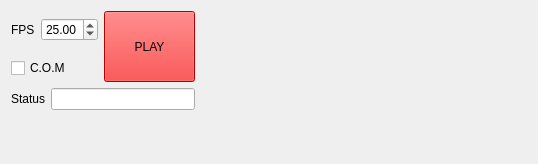
     <widget class="QWidget" name="tab_play">
      <attribute name="title">
       <string>Play</string>
      </attribute>
      <layout class="QGridLayout" name="gridLayout_13">
       <item row="0" column="0" colspan="2">
        <layout class="QHBoxLayout" name="horizontalLayout_5">
         <item>
          <widget class="QLabel" name="label_10">
           <property name="toolTip">
            <string>Frame per second</string>
           </property>
           <property name="text">
            <string>FPS</string>
           </property>
          </widget>
         </item>
         <item>
          <widget class="QDoubleSpinBox" name="fps">
           <property name="toolTip">
            <string>Frame per second</string>
           </property>
           <property name="value">
            <double>25.000000000000000</double>
           </property>
          </widget>
         </item>
        </layout>
       </item>
       <item row="0" column="2" rowspan="2">
        <widget class="QPushButton" name="play">
         <property name="sizePolicy">
          <sizepolicy hsizetype="Fixed" vsizetype="Fixed">
           <horstretch>0</horstretch>
           <verstretch>0</verstretch>
          </sizepolicy>
         </property>
         <property name="minimumSize">
          <size>
           <width>91</width>
           <height>71</height>
          </size>
         </property>
         <property name="palette">
          <palette>
           <active>
            <colorrole role="WindowText">
             <brush brushstyle="SolidPattern">
              <color alpha="255">
               <red>0</red>
               <green>0</green>
               <blue>0</blue>
              </color>
             </brush>
            </colorrole>
            <colorrole role="Button">
             <brush brushstyle="SolidPattern">
              <color alpha="255">
               <red>255</red>
               <green>0</green>
               <blue>0</blue>
              </color>
             </brush>
            </colorrole>
            <colorrole role="Light">
             <brush brushstyle="SolidPattern">
              <color alpha="255">
               <red>255</red>
               <green>127</green>
               <blue>127</blue>
              </color>
             </brush>
            </colorrole>
            <colorrole role="Midlight">
             <brush brushstyle="SolidPattern">
              <color alpha="255">
               <red>255</red>
               <green>63</green>
               <blue>63</blue>
              </color>
             </brush>
            </colorrole>
            <colorrole role="Dark">
             <brush brushstyle="SolidPattern">
              <color alpha="255">
               <red>127</red>
               <green>0</green>
               <blue>0</blue>
              </color>
             </brush>
            </colorrole>
            <colorrole role="Mid">
             <brush brushstyle="SolidPattern">
              <color alpha="255">
               <red>170</red>
               <green>0</green>
               <blue>0</blue>
              </color>
             </brush>
            </colorrole>
            <colorrole role="Text">
             <brush brushstyle="SolidPattern">
              <color alpha="255">
               <red>0</red>
               <green>0</green>
               <blue>0</blue>
              </color>
             </brush>
            </colorrole>
            <colorrole role="BrightText">
             <brush brushstyle="SolidPattern">
              <color alpha="255">
               <red>255</red>
               <green>255</green>
               <blue>255</blue>
              </color>
             </brush>
            </colorrole>
            <colorrole role="ButtonText">
             <brush brushstyle="SolidPattern">
              <color alpha="255">
               <red>0</red>
               <green>0</green>
               <blue>0</blue>
              </color>
             </brush>
            </colorrole>
            <colorrole role="Base">
             <brush brushstyle="SolidPattern">
              <color alpha="255">
               <red>255</red>
               <green>0</green>
               <blue>0</blue>
              </color>
             </brush>
            </colorrole>
            <colorrole role="Window">
             <brush brushstyle="SolidPattern">
              <color alpha="255">
               <red>255</red>
               <green>0</green>
               <blue>0</blue>
              </color>
             </brush>
            </colorrole>
            <colorrole role="Shadow">
             <brush brushstyle="SolidPattern">
              <color alpha="255">
               <red>0</red>
               <green>0</green>
               <blue>0</blue>
              </color>
             </brush>
            </colorrole>
            <colorrole role="AlternateBase">
             <brush brushstyle="SolidPattern">
              <color alpha="255">
               <red>255</red>
               <green>127</green>
               <blue>127</blue>
              </color>
             </brush>
            </colorrole>
            <colorrole role="ToolTipBase">
             <brush brushstyle="SolidPattern">
              <color alpha="255">
               <red>255</red>
               <green>255</green>
               <blue>220</blue>
              </color>
             </brush>
            </colorrole>
            <colorrole role="ToolTipText">
             <brush brushstyle="SolidPattern">
              <color alpha="255">
               <red>0</red>
               <green>0</green>
               <blue>0</blue>
              </color>
             </brush>
            </colorrole>
           </active>
           <inactive>
            <colorrole role="WindowText">
             <brush brushstyle="SolidPattern">
              <color alpha="255">
               <red>0</red>
               <green>0</green>
               <blue>0</blue>
              </color>
             </brush>
            </colorrole>
            <colorrole role="Button">
             <brush brushstyle="SolidPattern">
              <color alpha="255">
               <red>255</red>
               <green>0</green>
               <blue>0</blue>
              </color>
             </brush>
            </colorrole>
            <colorrole role="Light">
             <brush brushstyle="SolidPattern">
              <color alpha="255">
               <red>255</red>
               <green>127</green>
               <blue>127</blue>
              </color>
             </brush>
            </colorrole>
            <colorrole role="Midlight">
             <brush brushstyle="SolidPattern">
              <color alpha="255">
               <red>255</red>
               <green>63</green>
               <blue>63</blue>
              </color>
             </brush>
            </colorrole>
            <colorrole role="Dark">
             <brush brushstyle="SolidPattern">
              <color alpha="255">
               <red>127</red>
               <green>0</green>
               <blue>0</blue>
              </color>
             </brush>
            </colorrole>
            <colorrole role="Mid">
             <brush brushstyle="SolidPattern">
              <color alpha="255">
               <red>170</red>
               <green>0</green>
               <blue>0</blue>
              </color>
             </brush>
            </colorrole>
            <colorrole role="Text">
             <brush brushstyle="SolidPattern">
              <color alpha="255">
               <red>0</red>
               <green>0</green>
               <blue>0</blue>
              </color>
             </brush>
            </colorrole>
            <colorrole role="BrightText">
             <brush brushstyle="SolidPattern">
              <color alpha="255">
               <red>255</red>
               <green>255</green>
               <blue>255</blue>
              </color>
             </brush>
            </colorrole>
            <colorrole role="ButtonText">
             <brush brushstyle="SolidPattern">
              <color alpha="255">
               <red>0</red>
               <green>0</green>
               <blue>0</blue>
              </color>
             </brush>
            </colorrole>
            <colorrole role="Base">
             <brush brushstyle="SolidPattern">
              <color alpha="255">
               <red>255</red>
               <green>0</green>
               <blue>0</blue>
              </color>
             </brush>
            </colorrole>
            <colorrole role="Window">
             <brush brushstyle="SolidPattern">
              <color alpha="255">
               <red>255</red>
               <green>0</green>
               <blue>0</blue>
              </color>
             </brush>
            </colorrole>
            <colorrole role="Shadow">
             <brush brushstyle="SolidPattern">
              <color alpha="255">
               <red>0</red>
               <green>0</green>
               <blue>0</blue>
              </color>
             </brush>
            </colorrole>
            <colorrole role="AlternateBase">
             <brush brushstyle="SolidPattern">
              <color alpha="255">
               <red>255</red>
               <green>127</green>
               <blue>127</blue>
              </color>
             </brush>
            </colorrole>
            <colorrole role="ToolTipBase">
             <brush brushstyle="SolidPattern">
              <color alpha="255">
               <red>255</red>
               <green>255</green>
               <blue>220</blue>
              </color>
             </brush>
            </colorrole>
            <colorrole role="ToolTipText">
             <brush brushstyle="SolidPattern">
              <color alpha="255">
               <red>0</red>
               <green>0</green>
               <blue>0</blue>
              </color>
             </brush>
            </colorrole>
           </inactive>
           <disabled>
            <colorrole role="WindowText">
             <brush brushstyle="SolidPattern">
              <color alpha="255">
               <red>127</red>
               <green>0</green>
               <blue>0</blue>
              </color>
             </brush>
            </colorrole>
            <colorrole role="Button">
             <brush brushstyle="SolidPattern">
              <color alpha="255">
               <red>255</red>
               <green>0</green>
               <blue>0</blue>
              </color>
             </brush>
            </colorrole>
            <colorrole role="Light">
             <brush brushstyle="SolidPattern">
              <color alpha="255">
               <red>255</red>
               <green>127</green>
               <blue>127</blue>
              </color>
             </brush>
            </colorrole>
            <colorrole role="Midlight">
             <brush brushstyle="SolidPattern">
              <color alpha="255">
               <red>255</red>
               <green>63</green>
               <blue>63</blue>
              </color>
             </brush>
            </colorrole>
            <colorrole role="Dark">
             <brush brushstyle="SolidPattern">
              <color alpha="255">
               <red>127</red>
               <green>0</green>
               <blue>0</blue>
              </color>
             </brush>
            </colorrole>
            <colorrole role="Mid">
             <brush brushstyle="SolidPattern">
              <color alpha="255">
               <red>170</red>
               <green>0</green>
               <blue>0</blue>
              </color>
             </brush>
            </colorrole>
            <colorrole role="Text">
             <brush brushstyle="SolidPattern">
              <color alpha="255">
               <red>127</red>
               <green>0</green>
               <blue>0</blue>
              </color>
             </brush>
            </colorrole>
            <colorrole role="BrightText">
             <brush brushstyle="SolidPattern">
              <color alpha="255">
               <red>255</red>
               <green>255</green>
               <blue>255</blue>
              </color>
             </brush>
            </colorrole>
            <colorrole role="ButtonText">
             <brush brushstyle="SolidPattern">
              <color alpha="255">
               <red>127</red>
               <green>0</green>
               <blue>0</blue>
              </color>
             </brush>
            </colorrole>
            <colorrole role="Base">
             <brush brushstyle="SolidPattern">
              <color alpha="255">
               <red>255</red>
               <green>0</green>
               <blue>0</blue>
              </color>
             </brush>
            </colorrole>
            <colorrole role="Window">
             <brush brushstyle="SolidPattern">
              <color alpha="255">
               <red>255</red>
               <green>0</green>
               <blue>0</blue>
              </color>
             </brush>
            </colorrole>
            <colorrole role="Shadow">
             <brush brushstyle="SolidPattern">
              <color alpha="255">
               <red>0</red>
               <green>0</green>
               <blue>0</blue>
              </color>
             </brush>
            </colorrole>
            <colorrole role="AlternateBase">
             <brush brushstyle="SolidPattern">
              <color alpha="255">
               <red>255</red>
               <green>0</green>
               <blue>0</blue>
              </color>
             </brush>
            </colorrole>
            <colorrole role="ToolTipBase">
             <brush brushstyle="SolidPattern">
              <color alpha="255">
               <red>255</red>
               <green>255</green>
               <blue>220</blue>
              </color>
             </brush>
            </colorrole>
            <colorrole role="ToolTipText">
             <brush brushstyle="SolidPattern">
              <color alpha="255">
               <red>0</red>
               <green>0</green>
               <blue>0</blue>
              </color>
             </brush>
            </colorrole>
           </disabled>
          </palette>
         </property>
         <property name="styleSheet">
          <string notr="true">background:red</string>
         </property>
         <property name="text">
          <string>PLAY</string>
         </property>
        </widget>
       </item>
       <item row="1" column="0">
        <widget class="QCheckBox" name="com">
         <property name="toolTip">
          <string>Perform automatic centering of mass at each frame</string>
         </property>
         <property name="text">
          <string>C.O.M</string>
         </property>
        </widget>
       </item>
       <item row="2" column="0" colspan="3">
        <layout class="QHBoxLayout" name="horizontalLayout_6">
         <item>
          <widget class="QLabel" name="label_11">
           <property name="text">
            <string>Status</string>
           </property>
          </widget>
         </item>
         <item>
          <widget class="QLineEdit" name="status_line"/>
         </item>
        </layout>
       </item>
       <item row="2" column="3">
        <spacer name="horizontalSpacer_3">
         <property name="orientation">
          <enum>Qt::Horizontal</enum>
         </property>
         <property name="sizeHint" stdset="0">
          <size>
           <width>332</width>
           <height>20</height>
          </size>
         </property>
        </spacer>
       </item>
       <item row="3" column="1">
        <spacer name="verticalSpacer_5">
         <property name="orientation">
          <enum>Qt::Vertical</enum>
         </property>
         <property name="sizeHint" stdset="0">
          <size>
           <width>20</width>
           <height>43</height>
          </size>
         </property>
        </spacer>
       </item>
      </layout>
     </widget>
